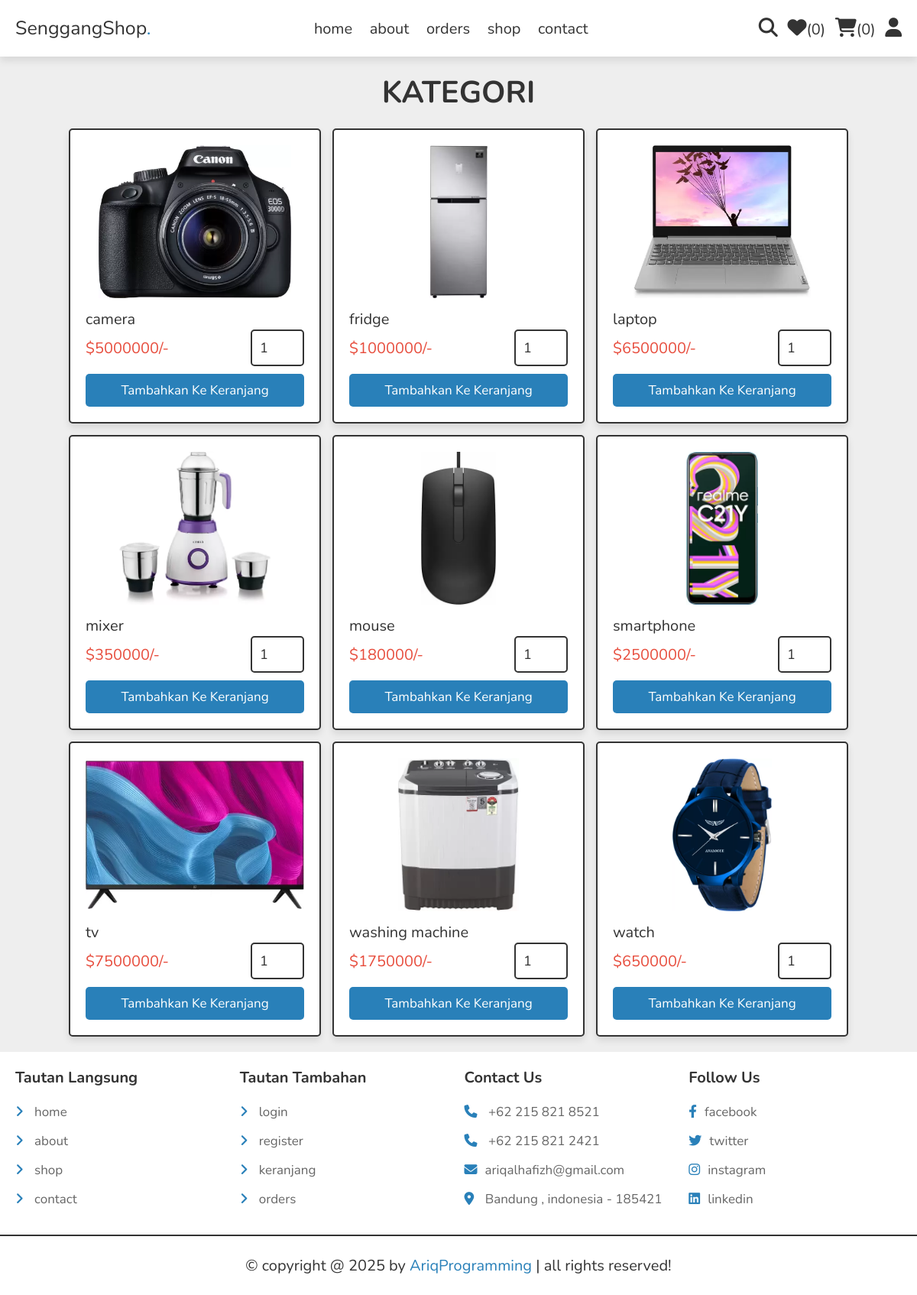
The app's page /category.php with its own data.
### tables this page shows
CREATE TABLE `products` (
  `id` int(100) NOT NULL,
  `name` varchar(100) NOT NULL,
  `details` varchar(500) NOT NULL,
  `price` int(10) NOT NULL,
  `image_01` varchar(100) NOT NULL,
  `image_02` varchar(100) NOT NULL,
  `image_03` varchar(100) NOT NULL
);

### category.php (the view, shortened to what this page needs)
<?php
include 'components/connect.php';
?>
<!DOCTYPE html>
<html lang="en">
<head>
   <link rel="stylesheet" href="https://cdnjs.cloudflare.com/ajax/libs/font-awesome/6.1.1/css/all.min.css">
   <link rel="stylesheet" href="css/style.css">
</head>
<body>
<?php include 'components/user_header.php'; ?>
<section class="products">
   <h1 class="heading">Kategori</h1>
   <div class="box-container">
   <?php
     $category = $_GET['category'];
     $select_products = $conn->prepare("SELECT * FROM `products` WHERE name LIKE '%{$category}%'");
     $select_products->execute();
     if($select_products->rowCount() > 0){
      while($fetch_product = $select_products->fetch(PDO::FETCH_ASSOC)){
   ?>
   <form action="" method="post" class="box">
<img src="uploaded_img/<?= $fetch_product['image_01']; ?>" alt="">
      <div class="name"><?= $fetch_product['name']; ?></div>
      <div class="flex">
         <div class="price"><span>$</span><?= $fetch_product['price']; ?><span>/-</span></div>
         <input type="number" name="qty" class="qty" min="1" max="99" onkeypress="if(this.value.length == 2) return false;" value="1">
      </div>
      <input type="submit" value="Tambahkan ke keranjang" class="btn" name="add_to_cart">
   </form>
   <?php
      }
   }else{
      echo '<p class="empty">Produk Tidak Ada!</p>';
   }
   ?>
   </div>
</section>
<?php include 'components/footer.php'; ?>
</body>
</html>

### components/user_header.php (shortened to what this page needs)
<header class="header">
   <section class="flex">
      <a href="home.php" class="logo">SenggangShop<span>.</span></a>
      <nav class="navbar">
         <a href="home.php">home</a>
         <a href="about.php">about</a>
         <a href="orders.php">orders</a>
         <a href="shop.php">shop</a>
         <a href="contact.php">contact</a>
      </nav>
      <div class="icons">
         <?php
            $count_wishlist_items = $conn->prepare("SELECT * FROM `wishlist` WHERE user_id = ?");
            $count_wishlist_items->execute([$user_id]);
            $total_wishlist_counts = $count_wishlist_items->rowCount();
            $count_cart_items = $conn->prepare("SELECT * FROM `cart` WHERE user_id = ?");
            $count_cart_items->execute([$user_id]);
            $total_cart_counts = $count_cart_items->rowCount();
         ?>
         <a href="search_page.php"><i class="fas fa-search"></i></a>
         <a href="wishlist.php"><i class="fas fa-heart"></i><span>(<?= $total_wishlist_counts; ?>)</span></a>
         <a href="cart.php"><i class="fas fa-shopping-cart"></i><span>(<?= $total_cart_counts; ?>)</span></a>
         <div id="user-btn" class="fas fa-user"></div>
      </div>
   </section>
</header>

### components/footer.php
<footer class="footer">
   <section class="grid">
      <div class="box">
         <h3>tautan langsung</h3>
         <a href="home.php"> <i class="fas fa-angle-right"></i> home</a>
         <a href="about.php"> <i class="fas fa-angle-right"></i> about</a>
         <a href="shop.php"> <i class="fas fa-angle-right"></i> shop</a>
         <a href="contact.php"> <i class="fas fa-angle-right"></i> contact</a>
      </div>
      <div class="box">
         <h3>tautan tambahan</h3>
         <a href="user_login.php"> <i class="fas fa-angle-right"></i> login</a>
         <a href="user_register.php"> <i class="fas fa-angle-right"></i> register</a>
         <a href="cart.php"> <i class="fas fa-angle-right"></i> keranjang</a>
         <a href="orders.php"> <i class="fas fa-angle-right"></i> orders</a>
      </div>
      <div class="box">
         <h3>contact us</h3>
         <a href="#"><i class="fas fa-phone"></i> +62 215 821 8521</a>
         <a href="#"><i class="fas fa-phone"></i> +62 215 821 2421</a>
         <a href="#"><i class="fas fa-envelope"></i>ariqalhafizh@gmail.com</a>
         <a href="#"><i class="fas fa-map-marker-alt"></i> Bandung , indonesia - 185421 </a>
      </div>
      <div class="box">
         <h3>follow us</h3>
         <a href="#"><i class="fab fa-facebook-f"></i>facebook</a>
         <a href="#"><i class="fab fa-twitter"></i>twitter</a>
         <a href="#"><i class="fab fa-instagram"></i>instagram</a>
         <a href="#"><i class="fab fa-linkedin"></i>linkedin</a>
      </div>
   </section>
   <div class="credit">&copy; copyright @ <?= date('Y'); ?> by <span>AriqProgramming</span> | all rights reserved!</div>
</footer>

### css/style.css (style rules this page uses)
:root { --main-color:#2980b9; --orange:#f39c12; --red:#e74c3c; --black:#333; --white:#fff; --light-color:#666; --light-bg:#eee; --border:.2rem solid var(--black); --box-shadow:0 .5rem 1rem rgba(0,0,0,.1); }
* { font-family: 'Nunito', sans-serif; margin:0; padding:0; box-sizing: border-box; outline: none; border:none; text-decoration: none; }
html { font-size: 62.5%; overflow-x: hidden; }
body { background-color: var(--light-bg); }
section { padding:2rem; max-width: 1200px; margin:0 auto; }
.heading { font-size: 4rem; color:var(--black); margin-bottom: 2rem; text-align: center; text-transform: uppercase; }
.btn, .delete-btn, .option-btn { display: block; width: 100%; margin-top: 1rem; border-radius: .5rem; padding:1rem 3rem; font-size: 1.7rem; text-transform: capitalize; color:var(--white); cursor: pointer; text-align: center; }
.btn { background-color: var(--main-color); }
.header { position: sticky; top:0; left:0; right:0; background-color: var(--white); box-shadow: var(--box-shadow); z-index: 1000; }
.header .flex { display: flex; align-items: center; justify-content: space-between; position: relative; }
.header .flex .logo { font-size: 2.5rem; color:var(--black); }
.header .flex .logo span { color:var(--main-color); }
.header .flex .navbar a { margin:0 1rem; font-size: 2rem; color:var(--black); }
.header .flex .icons > * { margin-left: 1rem; font-size: 2.5rem; cursor: pointer; color:var(--black); }
.header .flex .icons a span { font-size: 2rem; }
.products .box-container { display: grid; grid-template-columns: repeat(auto-fit, 33rem); gap:1.5rem; justify-content: center; align-items: flex-start; }
.products .box-container .box { position: relative; background-color: var(--white); box-shadow: var(--box-shadow); border-radius: .5rem; border:var(--border); padding:2rem; overflow: hidden; }
.products .box-container .box img { height: 20rem; width: 100%; object-fit: contain; margin-bottom: 1rem; }
.products .box-container .box .name { font-size: 2rem; color:var(--black); }
.products .box-container .box .flex { display: flex; align-items: center; gap:1rem; }
.products .box-container .box .flex .qty { width: 7rem; padding:1rem; border:var(--border); font-size: 1.8rem; color:var(--black); border-radius: .5rem; }
.products .box-container .box .flex .price { font-size: 2rem; color:var(--red); margin-right: auto; }
.footer { background-color: var(--white); }
.footer .grid { display: grid; grid-template-columns: repeat(auto-fit, minmax(27rem, 1fr)); gap:1.5rem; align-items: flex-start; }
.footer .grid .box h3 { font-size: 2rem; color:var(--black); margin-bottom: 2rem; text-transform: capitalize; }
.footer .grid .box a { display: block; margin:1.5rem 0; font-size: 1.7rem; color:var(--light-color); }
.footer .grid .box a i { padding-right: 1rem; color:var(--main-color); transition: .2s linear; }
.footer .credit { text-align: center; padding: 2.5rem 2rem; border-top: var(--border); font-size: 2rem; color:var(--black); }
.footer .credit span { color:var(--main-color); }

### records on screen
products: image_01 (picture), name "camera", price "5000000"
products: image_01 (picture), name "fridge", price "1000000"
products: image_01 (picture), name "laptop", price "6500000"
products: image_01 (picture), name "mixer", price "350000"
products: image_01 (picture), name "mouse", price "180000"
products: image_01 (picture), name "smartphone", price "2500000"
products: image_01 (picture), name "tv", price "7500000"
products: image_01 (picture), name "washing machine", price "1750000"
products: image_01 (picture), name "watch", price "650000"

### other values on screen
$total_wishlist_counts "0"
$total_cart_counts "0"
